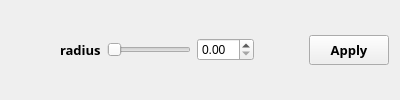
         <widget class="QWidget" name="tab_9">
          <attribute name="title">
           <string>9</string>
          </attribute>
          <layout class="QHBoxLayout" name="horizontalLayout_7">
           <item>
            <widget class="QWidget" name="widget_19" native="true">
             <layout class="QHBoxLayout" name="horizontalLayout_24">
              <item>
               <spacer name="horizontalSpacer_48">
                <property name="orientation">
                 <enum>Qt::Orientation::Horizontal</enum>
                </property>
                <property name="sizeHint" stdset="0">
                 <size>
                  <width>40</width>
                  <height>20</height>
                 </size>
                </property>
               </spacer>
              </item>
              <item>
               <widget class="QLabel" name="label_4">
                <property name="font">
                 <font>
                  <family>Tw Cen MT</family>
                  <pointsize>10</pointsize>
                  <bold>true</bold>
                 </font>
                </property>
                <property name="text">
                 <string>radius</string>
                </property>
               </widget>
              </item>
              <item>
               <widget class="QSlider" name="gaussian_radius_slider">
                <property name="sizePolicy">
                 <sizepolicy hsizetype="Expanding" vsizetype="Fixed">
                  <horstretch>100</horstretch>
                  <verstretch>0</verstretch>
                 </sizepolicy>
                </property>
                <property name="orientation">
                 <enum>Qt::Orientation::Horizontal</enum>
                </property>
               </widget>
              </item>
              <item>
               <widget class="QDoubleSpinBox" name="gaussian_radius_spinbox"/>
              </item>
              <item>
               <spacer name="horizontalSpacer_47">
                <property name="orientation">
                 <enum>Qt::Orientation::Horizontal</enum>
                </property>
                <property name="sizeHint" stdset="0">
                 <size>
                  <width>40</width>
                  <height>20</height>
                 </size>
                </property>
               </spacer>
              </item>
             </layout>
            </widget>
           </item>
           <item>
            <widget class="QPushButton" name="gaussian_apply_button">
             <property name="maximumSize">
              <size>
               <width>100</width>
               <height>30</height>
              </size>
             </property>
             <property name="font">
              <font>
               <family>Tw Cen MT</family>
               <pointsize>10</pointsize>
               <bold>true</bold>
              </font>
             </property>
             <property name="accessibleName">
              <string>tab_button</string>
             </property>
             <property name="text">
              <string>Apply</string>
             </property>
            </widget>
           </item>
          </layout>
         </widget>
